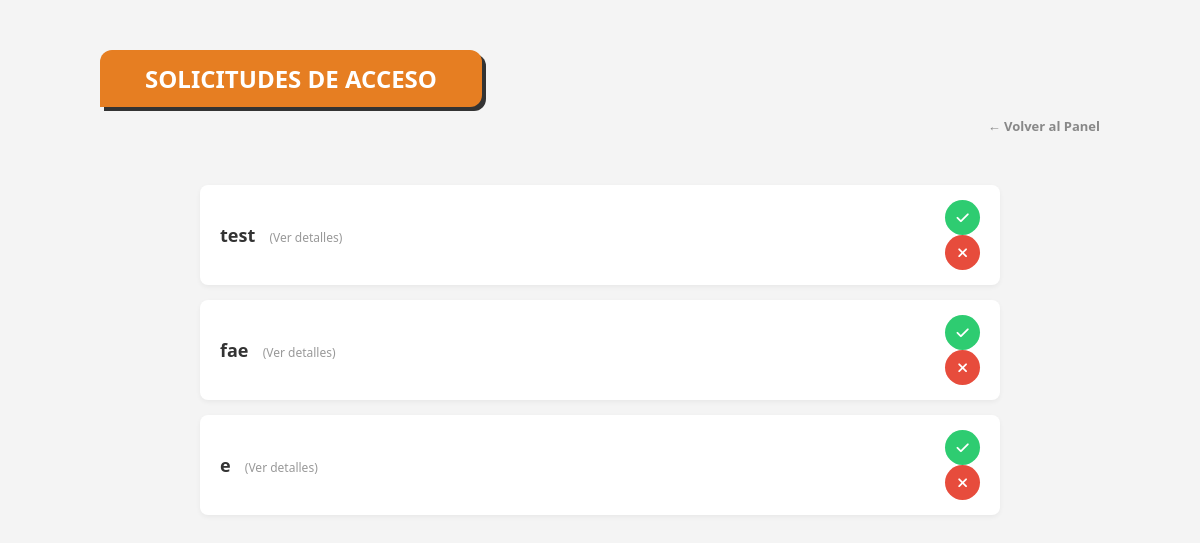
The page /admin/requests (signed in) on the database as committed earlier.
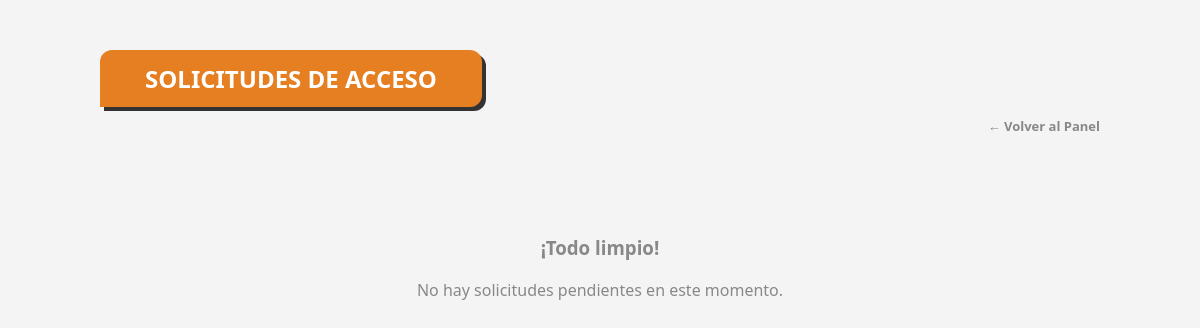
The same page on the database as committed later.
### tables this page shows
CREATE TABLE Users (
    username VARCHAR(50) PRIMARY KEY,
    password VARCHAR(100), -- ¡Importante la coma al final!
    fav_pokemon INT,
    name VARCHAR(100),
    surname VARCHAR(100),
    dni VARCHAR(20) UNIQUE,
    email VARCHAR(100) UNIQUE,
    role VARCHAR(20)
);

### app/controller/ui/IU_Admin.py (the view)
    @bp.route('/requests')
    def requests_list():
        if 'user' not in session or session.get('role') != 'ADMIN':
            return redirect(url_for('iu_mprincipal.login'))
        gestor = GestorBD()
        res = gestor.execSQL("SELECT * FROM Users WHERE role = 'PENDANT'")
        lista = []
        while res.next():
            lista.append({
                'username': res.getString('username'),
                'name': res.getString('name'),
                'surname': res.getString('surname'),
                'dni': res.getString('dni'),
                'email': res.getString('email')
            })
        return render_template('admin_requests.html', usuarios=lista)

### app/database/GestorBD.py (called while the page is built)
    def crear_tablas_si_no_existen(self):
        print("Verificando integridad de las tablas...")
        try:
            with open('app/database/schema.sql', 'r') as f:
                schema = f.read()
            self.connection.executescript(schema)
            self.connection.commit()
        except Exception as e:
            print(f"Error al verificar/crear tablas: {e}")

    def execSQL(self, sql):
        cursor = self.connection.cursor()
        cursor.execute(sql)
        datos = cursor.fetchall()
        return ResultadoSQL(datos)

### app/database/ResultadoSQL.py (called while the page is built)
    def next(self):
        self.indice += 1
        return self.indice < len(self.datos)

    def getString(self, columna):
        return str(self.datos[self.indice][columna])

### app/templates/admin_requests.html (shortened to what this page needs)
<!DOCTYPE html>
<html lang="es">
<head>
    <link rel="stylesheet" href="{{ url_for('static', filename='css/style.css') }}">
    <link href="https://cdnjs.cloudflare.com/ajax/libs/font-awesome/6.0.0/css/all.min.css" rel="stylesheet">
</head>
<body style="background-color: #f4f4f4;">
    <div class="menu-main-container">
        <div class="menu-banner" style="background-color: #e67e22;">
            Solicitudes de Acceso
        </div>
        <div class="menu-top-links">
            <a href="{{ url_for('iu_admin.panel') }}" class="menu-link-secondary">← Volver al Panel</a>
        </div>
        <div style="max-width: 800px; margin: 0 auto; padding: 20px;">
            {% if usuarios|length == 0 %}
                <div style="text-align: center; color: #888; margin-top: 50px;">
                    <h3>¡Todo limpio!</h3>
                    <p>No hay solicitudes pendientes en este momento.</p>
                </div>
            {% else %}
                {% for u in usuarios %}
                <div class="request-card">
                    <div class="user-info" onclick="openModal('modal-{{ u.username }}')">
                        <span class="username-text">{{ u.username }}</span>
                        <span class="click-hint">(Ver detalles)</span>
                    </div>
                    <div class="action-buttons">
                        <a href="{{ url_for('iu_admin.approve_user', username=u.username) }}" class="btn-icon btn-accept" title="Aprobar">
                            <i class="fa-solid fa-check"></i>
                        </a>
                        <a href="{{ url_for('iu_admin.reject_user', username=u.username) }}" class="btn-icon btn-reject" title="Rechazar" onclick="return confirm('¿Seguro que quieres borrar esta solicitud?');">
                            <i class="fa-solid fa-times"></i>
                        </a>
                    </div>
                </div>
                {% endfor %}
            {% endif %}
        </div>
    </div>
</body>
</html>

### app/static/css/style.css (style rules this page uses)
body { display: flex; justify-content: center; background-color: #f5f5f5; margin: 0; font-family: 'Segoe UI', Arial, sans-serif; min-height: 100vh; }
.menu-main-container { width: 90%; max-width: 1000px; margin: 50px auto; }
.menu-banner { background: #ee1515; color: white; display: inline-block; padding: 12px 45px; font-weight: bold; font-size: 24px; text-transform: uppercase; border-radius: 12px 12px 12px 0; margin-bottom: 40px; box-shadow: 4px 4px 0px #333; }
.menu-top-links { display: flex; gap: 20px; margin-top: -30px; margin-bottom: 30px; justify-content: flex-end; }
.menu-link-secondary { text-decoration: none; color: #888; font-size: 13px; font-weight: bold; }

Rows that differ between the two databases and show on the page:
removed Users: username "test"
removed Users: username "fae"
removed Users: username "e"
Other text that changed with them:
text now shown: "¡Todo limpio! No hay solicitudes pendientes en este momento."
